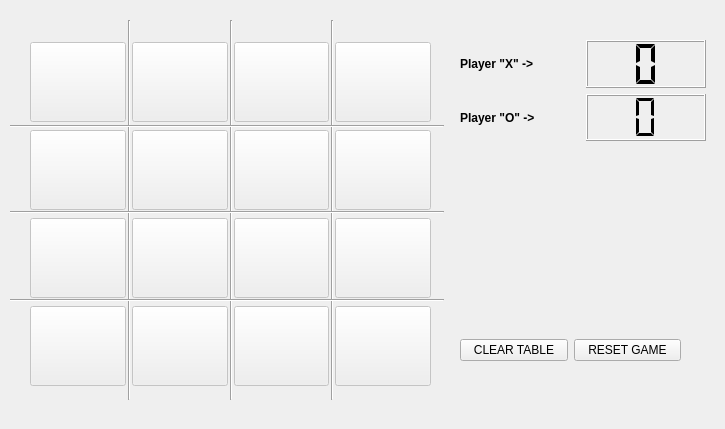
<?xml version="1.0" encoding="UTF-8"?>
<ui version="4.0">
 <class>Dialog</class>
 <widget class="QDialog" name="Dialog">
  <property name="geometry">
   <rect>
    <x>0</x>
    <y>0</y>
    <width>725</width>
    <height>429</height>
   </rect>
  </property>
  <property name="windowTitle">
   <string>Dialog</string>
  </property>
  <widget class="QWidget" name="gridLayoutWidget">
   <property name="geometry">
    <rect>
     <x>30</x>
     <y>40</y>
     <width>401</width>
     <height>349</height>
    </rect>
   </property>
   <layout class="QGridLayout" name="gridLayout_2">
    <item row="2" column="2">
     <widget class="QPushButton" name="pushButton_11">
      <property name="enabled">
       <bool>false</bool>
      </property>
      <property name="minimumSize">
       <size>
        <width>60</width>
        <height>80</height>
       </size>
      </property>
      <property name="font">
       <font>
        <family>Noto Sans Mono</family>
        <pointsize>22</pointsize>
        <weight>75</weight>
        <bold>true</bold>
       </font>
      </property>
      <property name="text">
       <string/>
      </property>
     </widget>
    </item>
    <item row="3" column="1">
     <widget class="QPushButton" name="pushButton_8">
      <property name="enabled">
       <bool>false</bool>
      </property>
      <property name="minimumSize">
       <size>
        <width>60</width>
        <height>80</height>
       </size>
      </property>
      <property name="font">
       <font>
        <family>Noto Sans Mono</family>
        <pointsize>22</pointsize>
        <weight>75</weight>
        <bold>true</bold>
       </font>
      </property>
      <property name="text">
       <string/>
      </property>
     </widget>
    </item>
    <item row="1" column="2">
     <widget class="QPushButton" name="pushButton_10">
      <property name="enabled">
       <bool>false</bool>
      </property>
      <property name="minimumSize">
       <size>
        <width>60</width>
        <height>80</height>
       </size>
      </property>
      <property name="font">
       <font>
        <family>Noto Sans Mono</family>
        <pointsize>22</pointsize>
        <weight>75</weight>
        <bold>true</bold>
       </font>
      </property>
      <property name="text">
       <string/>
      </property>
     </widget>
    </item>
    <item row="2" column="0">
     <widget class="QPushButton" name="pushButton_3">
      <property name="enabled">
       <bool>false</bool>
      </property>
      <property name="minimumSize">
       <size>
        <width>60</width>
        <height>80</height>
       </size>
      </property>
      <property name="font">
       <font>
        <family>Noto Sans Mono</family>
        <pointsize>22</pointsize>
        <weight>75</weight>
        <bold>true</bold>
       </font>
      </property>
      <property name="text">
       <string/>
      </property>
     </widget>
    </item>
    <item row="1" column="1">
     <widget class="QPushButton" name="pushButton_6">
      <property name="enabled">
       <bool>false</bool>
      </property>
      <property name="minimumSize">
       <size>
        <width>60</width>
        <height>80</height>
       </size>
      </property>
      <property name="font">
       <font>
        <family>Noto Sans Mono</family>
        <pointsize>22</pointsize>
        <weight>75</weight>
        <bold>true</bold>
       </font>
      </property>
      <property name="text">
       <string/>
      </property>
     </widget>
    </item>
    <item row="2" column="3">
     <widget class="QPushButton" name="pushButton_15">
      <property name="enabled">
       <bool>false</bool>
      </property>
      <property name="minimumSize">
       <size>
        <width>60</width>
        <height>80</height>
       </size>
      </property>
      <property name="font">
       <font>
        <family>Noto Sans Mono</family>
        <pointsize>22</pointsize>
        <weight>75</weight>
        <bold>true</bold>
       </font>
      </property>
      <property name="text">
       <string/>
      </property>
     </widget>
    </item>
    <item row="0" column="2">
     <widget class="QPushButton" name="pushButton_9">
      <property name="enabled">
       <bool>false</bool>
      </property>
      <property name="minimumSize">
       <size>
        <width>60</width>
        <height>80</height>
       </size>
      </property>
      <property name="font">
       <font>
        <family>Noto Sans Mono</family>
        <pointsize>22</pointsize>
        <weight>75</weight>
        <bold>true</bold>
       </font>
      </property>
      <property name="text">
       <string/>
      </property>
     </widget>
    </item>
    <item row="3" column="2">
     <widget class="QPushButton" name="pushButton_12">
      <property name="enabled">
       <bool>false</bool>
      </property>
      <property name="minimumSize">
       <size>
        <width>60</width>
        <height>80</height>
       </size>
      </property>
      <property name="font">
       <font>
        <family>Noto Sans Mono</family>
        <pointsize>22</pointsize>
        <weight>75</weight>
        <bold>true</bold>
       </font>
      </property>
      <property name="text">
       <string/>
      </property>
     </widget>
    </item>
    <item row="0" column="0">
     <widget class="QPushButton" name="pushButton_1">
      <property name="enabled">
       <bool>false</bool>
      </property>
      <property name="minimumSize">
       <size>
        <width>60</width>
        <height>80</height>
       </size>
      </property>
      <property name="font">
       <font>
        <family>Noto Sans Mono</family>
        <pointsize>22</pointsize>
        <weight>75</weight>
        <bold>true</bold>
       </font>
      </property>
      <property name="text">
       <string/>
      </property>
     </widget>
    </item>
    <item row="3" column="3">
     <widget class="QPushButton" name="pushButton_16">
      <property name="enabled">
       <bool>false</bool>
      </property>
      <property name="minimumSize">
       <size>
        <width>60</width>
        <height>80</height>
       </size>
      </property>
      <property name="font">
       <font>
        <family>Noto Sans Mono</family>
        <pointsize>22</pointsize>
        <weight>75</weight>
        <bold>true</bold>
       </font>
      </property>
      <property name="text">
       <string/>
      </property>
     </widget>
    </item>
    <item row="0" column="1">
     <widget class="QPushButton" name="pushButton_5">
      <property name="enabled">
       <bool>false</bool>
      </property>
      <property name="minimumSize">
       <size>
        <width>60</width>
        <height>80</height>
       </size>
      </property>
      <property name="font">
       <font>
        <family>Noto Sans Mono</family>
        <pointsize>22</pointsize>
        <weight>75</weight>
        <bold>true</bold>
       </font>
      </property>
      <property name="text">
       <string/>
      </property>
     </widget>
    </item>
    <item row="1" column="3">
     <widget class="QPushButton" name="pushButton_14">
      <property name="enabled">
       <bool>false</bool>
      </property>
      <property name="minimumSize">
       <size>
        <width>60</width>
        <height>80</height>
       </size>
      </property>
      <property name="font">
       <font>
        <family>Noto Sans Mono</family>
        <pointsize>22</pointsize>
        <weight>75</weight>
        <bold>true</bold>
       </font>
      </property>
      <property name="text">
       <string/>
      </property>
     </widget>
    </item>
    <item row="1" column="0">
     <widget class="QPushButton" name="pushButton_2">
      <property name="enabled">
       <bool>false</bool>
      </property>
      <property name="minimumSize">
       <size>
        <width>60</width>
        <height>80</height>
       </size>
      </property>
      <property name="font">
       <font>
        <family>Noto Sans Mono</family>
        <pointsize>22</pointsize>
        <weight>75</weight>
        <bold>true</bold>
       </font>
      </property>
      <property name="text">
       <string/>
      </property>
     </widget>
    </item>
    <item row="3" column="0">
     <widget class="QPushButton" name="pushButton_4">
      <property name="enabled">
       <bool>false</bool>
      </property>
      <property name="minimumSize">
       <size>
        <width>60</width>
        <height>80</height>
       </size>
      </property>
      <property name="font">
       <font>
        <family>Noto Sans Mono</family>
        <pointsize>22</pointsize>
        <weight>75</weight>
        <bold>true</bold>
       </font>
      </property>
      <property name="text">
       <string/>
      </property>
     </widget>
    </item>
    <item row="2" column="1">
     <widget class="QPushButton" name="pushButton_7">
      <property name="enabled">
       <bool>false</bool>
      </property>
      <property name="minimumSize">
       <size>
        <width>60</width>
        <height>80</height>
       </size>
      </property>
      <property name="font">
       <font>
        <family>Noto Sans Mono</family>
        <pointsize>22</pointsize>
        <weight>75</weight>
        <bold>true</bold>
       </font>
      </property>
      <property name="text">
       <string/>
      </property>
     </widget>
    </item>
    <item row="0" column="3">
     <widget class="QPushButton" name="pushButton_13">
      <property name="enabled">
       <bool>false</bool>
      </property>
      <property name="minimumSize">
       <size>
        <width>60</width>
        <height>80</height>
       </size>
      </property>
      <property name="font">
       <font>
        <family>Noto Sans Mono</family>
        <pointsize>22</pointsize>
        <weight>75</weight>
        <bold>true</bold>
       </font>
      </property>
      <property name="text">
       <string/>
      </property>
     </widget>
    </item>
   </layout>
  </widget>
  <widget class="QLabel" name="label">
   <property name="geometry">
    <rect>
     <x>430</x>
     <y>210</y>
     <width>281</width>
     <height>41</height>
    </rect>
   </property>
   <property name="font">
    <font>
     <pointsize>16</pointsize>
     <weight>50</weight>
     <italic>false</italic>
     <bold>false</bold>
    </font>
   </property>
   <property name="text">
    <string/>
   </property>
   <property name="alignment">
    <set>Qt::AlignCenter</set>
   </property>
  </widget>
  <widget class="QWidget" name="gridLayoutWidget_2">
   <property name="geometry">
    <rect>
     <x>460</x>
     <y>40</y>
     <width>246</width>
     <height>101</height>
    </rect>
   </property>
   <layout class="QGridLayout" name="gridLayout">
    <item row="0" column="2">
     <widget class="QLCDNumber" name="lcdNumber_X">
      <property name="font">
       <font>
        <weight>75</weight>
        <bold>true</bold>
       </font>
      </property>
      <property name="frameShape">
       <enum>QFrame::Box</enum>
      </property>
      <property name="smallDecimalPoint">
       <bool>false</bool>
      </property>
      <property name="digitCount">
       <number>1</number>
      </property>
      <property name="segmentStyle">
       <enum>QLCDNumber::Flat</enum>
      </property>
     </widget>
    </item>
    <item row="1" column="2">
     <widget class="QLCDNumber" name="lcdNumber_O">
      <property name="font">
       <font>
        <weight>75</weight>
        <bold>true</bold>
       </font>
      </property>
      <property name="digitCount">
       <number>1</number>
      </property>
      <property name="segmentStyle">
       <enum>QLCDNumber::Flat</enum>
      </property>
     </widget>
    </item>
    <item row="0" column="0">
     <widget class="QLabel" name="label_X">
      <property name="font">
       <font>
        <weight>75</weight>
        <bold>true</bold>
       </font>
      </property>
      <property name="text">
       <string>Player &quot;X&quot; -&gt;</string>
      </property>
     </widget>
    </item>
    <item row="1" column="0">
     <widget class="QLabel" name="label_O">
      <property name="font">
       <font>
        <weight>75</weight>
        <bold>true</bold>
       </font>
      </property>
      <property name="text">
       <string>Player &quot;O&quot; -&gt;</string>
      </property>
     </widget>
    </item>
   </layout>
  </widget>
  <widget class="QWidget" name="horizontalLayoutWidget">
   <property name="geometry">
    <rect>
     <x>460</x>
     <y>310</y>
     <width>221</width>
     <height>80</height>
    </rect>
   </property>
   <layout class="QHBoxLayout" name="horizontalLayout_2">
    <item>
     <widget class="QPushButton" name="pushButton">
      <property name="font">
       <font>
        <weight>50</weight>
        <bold>false</bold>
       </font>
      </property>
      <property name="text">
       <string>CLEAR TABLE</string>
      </property>
     </widget>
    </item>
    <item>
     <widget class="QPushButton" name="pushButton_17">
      <property name="cursor">
       <cursorShape>ArrowCursor</cursorShape>
      </property>
      <property name="text">
       <string>RESET GAME</string>
      </property>
     </widget>
    </item>
   </layout>
  </widget>
  <widget class="Line" name="line">
   <property name="geometry">
    <rect>
     <x>119</x>
     <y>20</y>
     <width>20</width>
     <height>380</height>
    </rect>
   </property>
   <property name="font">
    <font>
     <weight>75</weight>
     <bold>true</bold>
    </font>
   </property>
   <property name="orientation">
    <enum>Qt::Vertical</enum>
   </property>
  </widget>
  <widget class="Line" name="line_3">
   <property name="geometry">
    <rect>
     <x>322</x>
     <y>20</y>
     <width>20</width>
     <height>380</height>
    </rect>
   </property>
   <property name="font">
    <font>
     <weight>75</weight>
     <bold>true</bold>
    </font>
   </property>
   <property name="orientation">
    <enum>Qt::Vertical</enum>
   </property>
  </widget>
  <widget class="Line" name="line_2">
   <property name="geometry">
    <rect>
     <x>221</x>
     <y>20</y>
     <width>20</width>
     <height>380</height>
    </rect>
   </property>
   <property name="font">
    <font>
     <weight>75</weight>
     <bold>true</bold>
    </font>
   </property>
   <property name="orientation">
    <enum>Qt::Vertical</enum>
   </property>
  </widget>
  <widget class="Line" name="line_6">
   <property name="geometry">
    <rect>
     <x>10</x>
     <y>202</y>
     <width>434</width>
     <height>20</height>
    </rect>
   </property>
   <property name="font">
    <font>
     <weight>75</weight>
     <bold>true</bold>
    </font>
   </property>
   <property name="orientation">
    <enum>Qt::Horizontal</enum>
   </property>
  </widget>
  <widget class="Line" name="line_7">
   <property name="geometry">
    <rect>
     <x>10</x>
     <y>290</y>
     <width>434</width>
     <height>20</height>
    </rect>
   </property>
   <property name="font">
    <font>
     <weight>75</weight>
     <bold>true</bold>
    </font>
   </property>
   <property name="orientation">
    <enum>Qt::Horizontal</enum>
   </property>
  </widget>
  <widget class="Line" name="line_8">
   <property name="geometry">
    <rect>
     <x>10</x>
     <y>116</y>
     <width>434</width>
     <height>20</height>
    </rect>
   </property>
   <property name="font">
    <font>
     <weight>75</weight>
     <bold>true</bold>
    </font>
   </property>
   <property name="orientation">
    <enum>Qt::Horizontal</enum>
   </property>
  </widget>
 </widget>
 <resources/>
 <connections/>
</ui>
